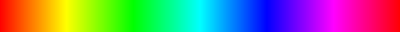
<?xml version="1.0" encoding="UTF-8"?>
<ui version="4.0">
 <class>IfBlock_Shelf</class>
 <widget class="CBBaseBlock" name="IfBlock_Shelf">
  <property name="geometry">
   <rect>
    <x>0</x>
    <y>0</y>
    <width>400</width>
    <height>32</height>
   </rect>
  </property>
  <property name="minimumSize">
   <size>
    <width>180</width>
    <height>32</height>
   </size>
  </property>
  <property name="maximumSize">
   <size>
    <width>400</width>
    <height>32</height>
   </size>
  </property>
  <property name="windowTitle">
   <string>IfBlock_Shelf</string>
  </property>
  <layout class="QHBoxLayout" name="horizontalLayout">
   <property name="spacing">
    <number>0</number>
   </property>
   <property name="leftMargin">
    <number>0</number>
   </property>
   <property name="topMargin">
    <number>0</number>
   </property>
   <property name="rightMargin">
    <number>0</number>
   </property>
   <property name="bottomMargin">
    <number>0</number>
   </property>
   <item>
    <widget class="QWidget" name="widget" native="true">
     <property name="styleSheet">
      <string notr="true">background-color: qlineargradient(spread:pad, x1:0, y1:0, x2:1, y2:0, stop:0 rgba(255, 0, 0, 255), stop:0.166 rgba(255, 255, 0, 255), stop:0.333 rgba(0, 255, 0, 255), stop:0.5 rgba(0, 255, 255, 255), stop:0.666 rgba(0, 0, 255, 255), stop:0.833 rgba(255, 0, 255, 255), stop:1 rgba(255, 0, 0, 255));</string>
     </property>
    </widget>
   </item>
  </layout>
 </widget>
 <layoutdefault spacing="6" margin="11"/>
 <customwidgets>
  <customwidget>
   <class>CBBaseBlock</class>
   <extends>QWidget</extends>
   <header>CBBaseBlock.h</header>
   <container>1</container>
  </customwidget>
 </customwidgets>
 <resources/>
 <connections/>
</ui>
